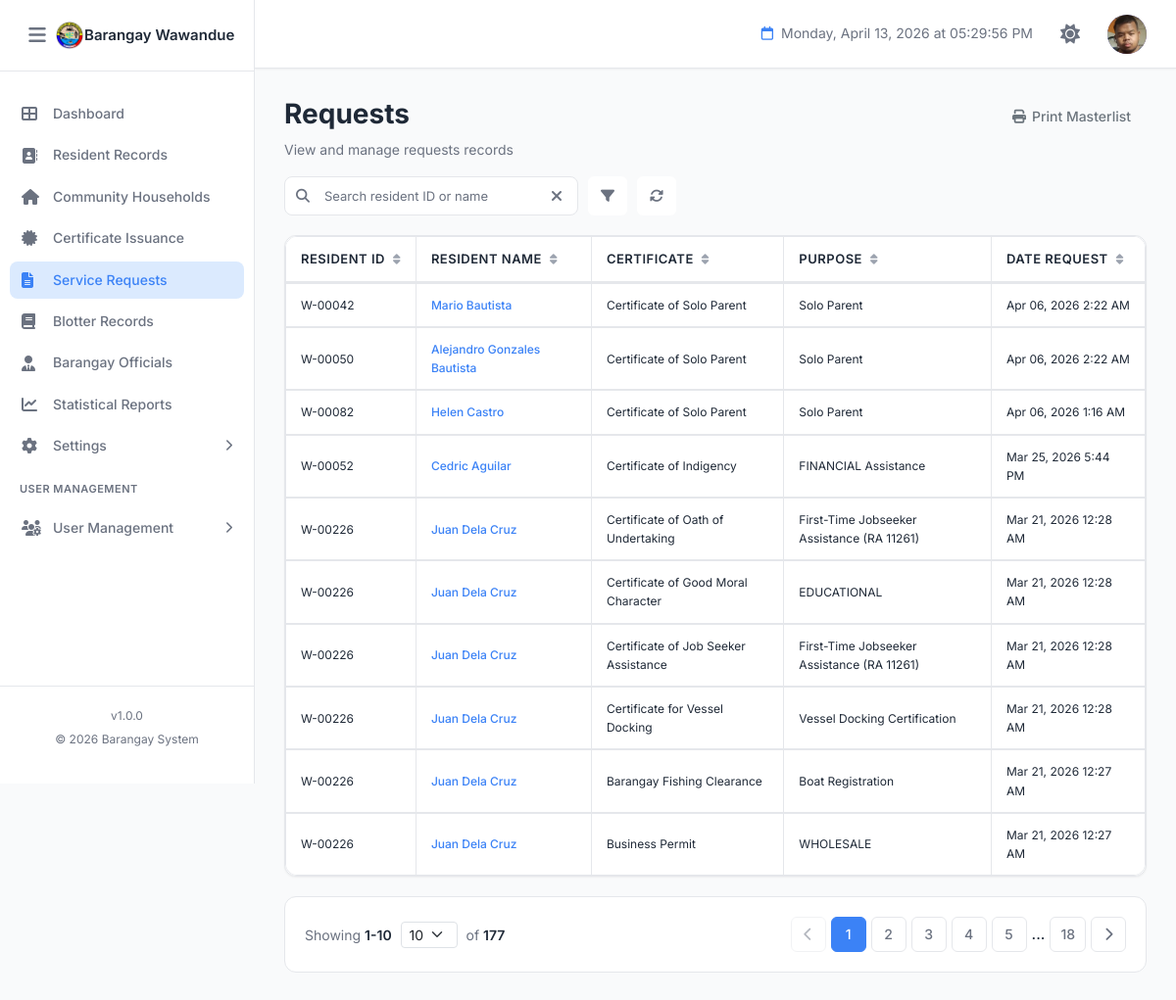
Screenshot of /requests.php (signed in) with the database file from the repository.
### tables this page shows
CREATE TABLE `barangay_info` (
  `id` int(11) NOT NULL,
  `province_name` varchar(100) NOT NULL DEFAULT 'Province Name',
  `town_name` varchar(100) NOT NULL DEFAULT 'Town/City Name',
  `barangay_name` varchar(100) NOT NULL DEFAULT 'Barangay Name',
  `contact_number` varchar(20) DEFAULT NULL,
  `dashboard_text` text DEFAULT NULL,
  `municipal_logo` varchar(255) DEFAULT NULL COMMENT 'Path to municipal/city logo',
  `barangay_logo` varchar(255) DEFAULT NULL COMMENT 'Path to barangay logo',
  `official_emblem` varchar(255) DEFAULT NULL COMMENT 'Path to official emblem',
  `dashboard_image` varchar(255) DEFAULT NULL COMMENT 'Path to dashboard background image',
  `created_at` timestamp NOT NULL DEFAULT current_timestamp(),
  `updated_at` timestamp NOT NULL DEFAULT current_timestamp() ON UPDATE current_timestamp(),
  `updated_by` int(11) DEFAULT NULL COMMENT 'User ID who last updated',
  PRIMARY KEY (`id`),
  KEY `fk_barangay_info_user` (`updated_by`)
);

CREATE TABLE `users` (
  `id` int(11) NOT NULL AUTO_INCREMENT,
  `username` varchar(50) NOT NULL,
  `password` varchar(255) NOT NULL COMMENT 'Hashed password',
  `full_name` varchar(255) NOT NULL,
  `email` varchar(100) NOT NULL,
  `profile_image` varchar(255) DEFAULT NULL COMMENT 'Path to user profile image/avatar',
  `role` varchar(100) NOT NULL DEFAULT 'Staff',
  `status` enum('Active','Inactive') DEFAULT 'Active',
  `created_at` timestamp NOT NULL DEFAULT current_timestamp(),
  `updated_at` timestamp NOT NULL DEFAULT current_timestamp() ON UPDATE current_timestamp(),
  PRIMARY KEY (`id`),
  UNIQUE KEY `username` (`username`),
  UNIQUE KEY `email` (`email`),
  KEY `idx_username` (`username`),
  KEY `idx_email` (`email`),
  KEY `idx_profile_image` (`profile_image`)
);

CREATE TABLE `certificate_requests` (
  `id` int(11) NOT NULL AUTO_INCREMENT,
  `resident_id` int(11) NOT NULL COMMENT 'For Resident ID and Name',
  `certificate_name` varchar(100) NOT NULL,
  `purpose` varchar(255) DEFAULT NULL COMMENT 'Purpose of Request',
  `date_requested` datetime DEFAULT current_timestamp() COMMENT 'Date Request',
  `status` varchar(50) DEFAULT 'Approved',
  `reference_no` varchar(50) DEFAULT NULL,
  `created_at` timestamp NOT NULL DEFAULT current_timestamp(),
  PRIMARY KEY (`id`),
  KEY `resident_id` (`resident_id`),
  KEY `certificate_id` (`certificate_name`),
  CONSTRAINT `fk_cert_req_resident` FOREIGN KEY (`resident_id`) REFERENCES `residents` (`id`) ON DELETE CASCADE
);

CREATE TABLE `residents` (
  `id` int(11) NOT NULL AUTO_INCREMENT,
  `resident_id` varchar(20) DEFAULT NULL COMMENT 'Auto-generated resident ID (Format: W-XXXXX)',
  `photo` varchar(255) DEFAULT NULL COMMENT 'Path to resident photo',
  `first_name` varchar(100) NOT NULL,
  `middle_name` varchar(100) DEFAULT NULL,
  `last_name` varchar(100) NOT NULL,
  `suffix` varchar(20) DEFAULT NULL COMMENT 'Jr., Sr., III, etc.',
  `sex` enum('Male','Female','Other') NOT NULL,
  `date_of_birth` date NOT NULL,
  `age` int(3) DEFAULT NULL COMMENT 'Calculated from date_of_birth',
  `place_of_birth` varchar(255) DEFAULT NULL,
  `religion` varchar(100) DEFAULT NULL,
  `ethnicity` enum('IPS','Non-IPS','') DEFAULT NULL COMMENT 'Indigenous People Status',
  `mobile_number` varchar(20) NOT NULL,
  `email` varchar(100) DEFAULT NULL,
  `house_no` varchar(50) DEFAULT NULL,
  `current_address` text NOT NULL,
  `purok` varchar(100) DEFAULT NULL,
  `street_name` varchar(255) DEFAULT NULL,
  `household_no` varchar(50) DEFAULT NULL,
  `household_contact` varchar(20) DEFAULT NULL,
  `civil_status` enum('Single','Married','Widowed','Separated','Divorced') NOT NULL,
  `spouse_name` varchar(255) DEFAULT NULL,
  `father_name` varchar(255) DEFAULT NULL,
  `father_resident_id` int(11) DEFAULT NULL,
  `mother_name` varchar(255) DEFAULT NULL,
  `mother_resident_id` int(11) DEFAULT NULL,
  `number_of_children` int(2) DEFAULT 0,
  `household_head` varchar(255) DEFAULT NULL,
  `educational_attainment` varchar(100) DEFAULT NULL,
  `employment_status` varchar(50) DEFAULT NULL,
  `occupation` varchar(100) DEFAULT NULL,
  `monthly_income` varchar(50) DEFAULT NULL,
  `fourps_member` enum('Yes','No') DEFAULT 'No' COMMENT '4Ps Beneficiary',
  `fourps_id` varchar(50) DEFAULT NULL COMMENT '4Ps ID Number',
  `voter_status` enum('Yes','No','') DEFAULT NULL,
  `precinct_number` varchar(50) DEFAULT NULL,
  `pwd_status` enum('Yes','No') DEFAULT 'No' COMMENT 'Person with Disability',
  `pwd_type` varchar(255) DEFAULT NULL,
  `pwd_id_number` varchar(100) DEFAULT NULL,
  `senior_citizen` enum('Yes','No') DEFAULT 'No',
  `indigent` enum('Yes','No') DEFAULT 'No',
  `philhealth_id` varchar(50) DEFAULT NULL,
  `membership_type` enum('Member','Dependent','None','') DEFAULT NULL,
  `philhealth_category` varchar(100) DEFAULT NULL,
  `age_health_group` varchar(100) DEFAULT NULL,
  `medical_history` text DEFAULT NULL,
  `lmp_date` date DEFAULT NULL COMMENT 'Last Menstrual Period',
  `using_fp_method` enum('Yes','No','') DEFAULT NULL COMMENT 'Family Planning Method',
  `fp_methods_used` varchar(100) DEFAULT NULL COMMENT 'Family Planning Methods',
  `fp_status` varchar(50) DEFAULT NULL COMMENT 'Family Planning Status',
  `water_source_type` varchar(100) DEFAULT NULL,
  `toilet_facility_type` varchar(100) DEFAULT NULL,
  `remarks` text DEFAULT NULL,
  `verification_status` enum('Pending','Verified','Rejected') DEFAULT 'Pending' COMMENT 'Resident verification status',
  `verified_by` int(11) DEFAULT NULL COMMENT 'User ID who verified',
  `verified_at` datetime DEFAULT NULL COMMENT 'Verification timestamp',
  `rejection_reason` text DEFAULT NULL COMMENT 'Reason if rejected',
  `activity_status` enum('Alive','Deceased') DEFAULT 'Alive' COMMENT 'Resident activity status',
  `status_changed_at` datetime DEFAULT NULL COMMENT 'When status was last changed',
  `status_changed_by` int(11) DEFAULT NULL COMMENT 'User ID who changed status',
  `status_remarks` text DEFAULT NULL COMMENT 'Remarks about status change',
  `created_at` timestamp NOT NULL DEFAULT current_timestamp(),
  `updated_at` timestamp NOT NULL DEFAULT current_timestamp() ON UPDATE current_timestamp(),
  `created_by` int(11) DEFAULT NULL COMMENT 'User ID who created the record',
  `updated_by` int(11) DEFAULT NULL COMMENT 'User ID who last updated',
  `guardian_name` varchar(255) DEFAULT NULL,
  `guardian_relationship` varchar(100) DEFAULT NULL,
  `guardian_contact` varchar(20) DEFAULT NULL,
  PRIMARY KEY (`id`),
  UNIQUE KEY `resident_id` (`resident_id`),
  KEY `idx_last_name` (`last_name`),
  KEY `idx_first_name` (`first_name`),
  KEY `idx_verification_status` (`verification_status`),
  KEY `idx_household_no` (`household_no`),
  KEY `idx_created_at` (`created_at`)
);

### requests.php (the view, shortened to what the rows shown need)
<?php
require_once 'permissions.php';
$pageTitle = 'Requests';
try {
    $pdo = new PDO(
        "mysql:host=" . DB_HOST . ";dbname=" . DB_NAME . ";charset=utf8mb4",
        DB_USER,
        DB_PASS,
        [
            PDO::ATTR_ERRMODE => PDO::ERRMODE_EXCEPTION,
            PDO::ATTR_DEFAULT_FETCH_MODE => PDO::FETCH_ASSOC,
            PDO::ATTR_EMULATE_PREPARES => false
        ]
    );
    $whereConditions = ['1=1'];
    $params = [];
    $whereClause = implode(' AND ', $whereConditions);
    $dataSql = "
        SELECT
            cr.id,
            r.resident_id,
            r.id AS r_id,
            CONCAT(r.first_name, ' ', IFNULL(CONCAT(r.middle_name, ' '), ''), r.last_name) AS resident_name,
            cr.certificate_name,
            cr.purpose,
            cr.date_requested
        FROM certificate_requests cr
        LEFT JOIN residents r ON cr.resident_id = r.id
        WHERE $whereClause
        ORDER BY cr.date_requested DESC
    ";
    $dataStmt = $pdo->prepare($dataSql);
    $dataStmt->execute($params);
    $requestsData = $dataStmt->fetchAll();
} catch (PDOException $e) {
    $requestsError = true;
    $totalRequests = 0;
    error_log('Requests load error: ' . $e->getMessage());
    $requestsData = [];
}
?>
<!DOCTYPE html>
<html lang="en">
<head>
    <link rel="stylesheet" href="assets/bootstrap/css/bootstrap.min.css">
    <link rel="stylesheet" href="https://cdnjs.cloudflare.com/ajax/libs/font-awesome/6.4.0/css/all.min.css">
    <link rel="stylesheet" href="assets/css/style.css">
    <link rel="stylesheet" href="assets/css/requests.css">
</head>
<body>
    <?php include 'components/sidebar.php'; ?>
    <main class="main-content">
        <?php include 'components/header.php'; ?>
        <div class="dashboard-content">
            <div class="page-header-section">
                <div>
                    <h1 class="page-title"><?php echo $pageTitle; ?></h1>
                </div>
            </div>
            <div class="table-container">
                <table class="data-table requests-table" id="requestsTable">
                    <thead>
                        <tr>
                            <th>Resident ID</th>
                            <th>Resident Name</th>
                            <th>Certificate</th>
                            <th>Purpose</th>
                            <th>Date Request</th>
                        </tr>
                    </thead>
                    <tbody id="requestsTableBody">
                        <?php
                        $requestsError = false;
                        if ($requestsError) { ?>
                                <tr>
                                    <td colspan="5" style="text-align: center; padding: 40px; color: #ef4444;">
                                        <i class="fas fa-exclamation-triangle" style="font-size: 48px; margin-bottom: 16px;"></i>
                                        <p style="margin: 0;">Error loading requests</p>
                                    </td>
                                </tr>
                        <?php } else {
                            foreach ($requestsData as $row) {
                                $requestYear = $row['date_requested'] ? date('Y', strtotime($row['date_requested'])) : '';
                                ?>
                                <tr data-year="<?= $requestYear ?>">
                                    <td><?= htmlspecialchars($row['resident_id'] ?? 'N/A') ?></td>
                                    <td>
                                        <?php if (!empty($row['r_id'])): ?>
                                            <a href="resident_profile.php?id=<?= urlencode($row['r_id']) ?>" style="color: var(--primary-color); text-decoration: none; font-weight: 500;">
                                                <?= htmlspecialchars($row['resident_name'] ?? 'N/A') ?>
                                            </a>
                                        <?php else: ?>
                                            <?= htmlspecialchars($row['resident_name'] ?? 'N/A') ?>
                                        <?php endif; ?>
                                    </td>
                                    <td><?= htmlspecialchars($row['certificate_name'] ?? 'N/A') ?></td>
                                    <td><?= htmlspecialchars($row['purpose'] ?? 'N/A') ?></td>
                                    <td><?= ($row['date_requested'] ? date('M d, Y g:i A', strtotime($row['date_requested'])) : 'N/A') ?></td>
                                </tr>
                        <?php
                            }
                        } ?>
                    </tbody>
                </table>
            </div>
        </div>
    </main>
</body>
</html>
</body>
</html>

### components/sidebar.php (shortened to what the rows shown need)
<?php
$sidebar_brgy_name = 'BIS';
$sidebar_brgy_logo = 'assets/images/logo.png';
if (isset($conn)) {
    $s_stmt = $conn->prepare("SELECT barangay_name, barangay_logo FROM barangay_info WHERE id = 1 LIMIT 1");
    if ($s_stmt) {
        $s_stmt->execute();
        $s_result = $s_stmt->get_result();
        if ($s_result->num_rows > 0) {
            $s_row = $s_result->fetch_assoc();
            if (!empty($s_row['barangay_name'])) $sidebar_brgy_name = $s_row['barangay_name'];
            if (!empty($s_row['barangay_logo']))  $sidebar_brgy_logo = $s_row['barangay_logo'];
        }
    }
}
?>
<aside class="sidebar" id="sidebar">
    <div class="sidebar-header">
        <div class="sidebar-brand" style="display:flex;align-items:center;overflow:hidden;">
            <img src="<?php echo htmlspecialchars($sidebar_brgy_logo); ?>" alt="Logo"
                 style="width:30px;height:30px;object-fit:contain;">
            <h2 class="sidebar-title" style="font-size:15px;margin:0;white-space:nowrap;">
                <?php echo htmlspecialchars($sidebar_brgy_name); ?>
            </h2>
        </div>
    </div>
</aside>

### components/header.php (shortened to what the rows shown need)
<?php
if (isset($_SESSION['user_id']) && !isset($header_user_avatar)) {
    $header_user_id = $_SESSION['user_id'];
    $header_stmt = $conn->prepare("SELECT profile_image FROM users WHERE id = ?");
    $header_stmt->bind_param("i", $header_user_id);
    $header_stmt->execute();
    $header_result = $header_stmt->get_result();
    if ($header_result->num_rows > 0) {
        $header_user_data = $header_result->fetch_assoc();
        $header_user_avatar = $header_user_data['profile_image'];
    } else {
        $header_user_avatar = null;
    }
}
?>
<header class="header">
    <div class="header-right">
        <div class="user-profile" id="userProfileDropdown" style="cursor: pointer; position: relative; display: flex; align-items: center;">
            <div class="user-avatar">
                <?php if (!empty($header_user_avatar) && file_exists($header_user_avatar)): ?>
                    <img src="<?php echo htmlspecialchars($header_user_avatar); ?>?v=<?php echo time(); ?>" alt="Profile" style="width: 100%; height: 100%; object-fit: cover; border-radius: 50%;">
                <?php else: ?>
                    <i class="fas fa-user"></i>
                <?php endif; ?>
            </div>
        </div>
    </div>
</header>

### rows the page displays
barangay_info: barangay_logo (picture), barangay_name "Barangay Wawandue"
users: profile_image (picture)
certificate_requests: resident.resident_id "W-00042", resident_name "Mario Bautista", certificate_name "Certificate of Solo Parent", purpose "Solo Parent", date_requested "Apr 06, 2026 2:22 AM"
certificate_requests: resident.resident_id "W-00050", resident_name "Alejandro Gonzales Bautista", certificate_name "Certificate of Solo Parent", purpose "Solo Parent", date_requested "Apr 06, 2026 2:22 AM"
certificate_requests: resident.resident_id "W-00082", resident_name "Helen Castro", certificate_name "Certificate of Solo Parent", purpose "Solo Parent", date_requested "Apr 06, 2026 1:16 AM"
certificate_requests: resident.resident_id "W-00052", resident_name "Cedric Aguilar", certificate_name "Certificate of Indigency", purpose "FINANCIAL Assistance", date_requested "Mar 25, 2026 5:44 PM"
certificate_requests: resident.resident_id "W-00226", resident_name "Juan Dela Cruz", certificate_name "Certificate of Oath of Undertaking", purpose "First-Time Jobseeker Assistance (RA 11261)", date_requested "Mar 21, 2026 12:28 AM"
certificate_requests: resident.resident_id "W-00226", resident_name "Juan Dela Cruz", certificate_name "Certificate of Good Moral Character", purpose "EDUCATIONAL", date_requested "Mar 21, 2026 12:28 AM"
certificate_requests: resident.resident_id "W-00226", resident_name "Juan Dela Cruz", certificate_name "Certificate of Job Seeker Assistance", purpose "First-Time Jobseeker Assistance (RA 11261)", date_requested "Mar 21, 2026 12:28 AM"
certificate_requests: resident.resident_id "W-00226", resident_name "Juan Dela Cruz", certificate_name "Certificate for Vessel Docking", purpose "Vessel Docking Certification", date_requested "Mar 21, 2026 12:28 AM"
certificate_requests: resident.resident_id "W-00226", resident_name "Juan Dela Cruz", certificate_name "Barangay Fishing Clearance", purpose "Boat Registration", date_requested "Mar 21, 2026 12:27 AM"
certificate_requests: resident.resident_id "W-00226", resident_name "Juan Dela Cruz", certificate_name "Business Permit", purpose "WHOLESALE", date_requested "Mar 21, 2026 12:27 AM"

### other values shown
SITE_VERSION "1.0.0"
SITE_YEAR "2026"
$pageTitle "Requests"
